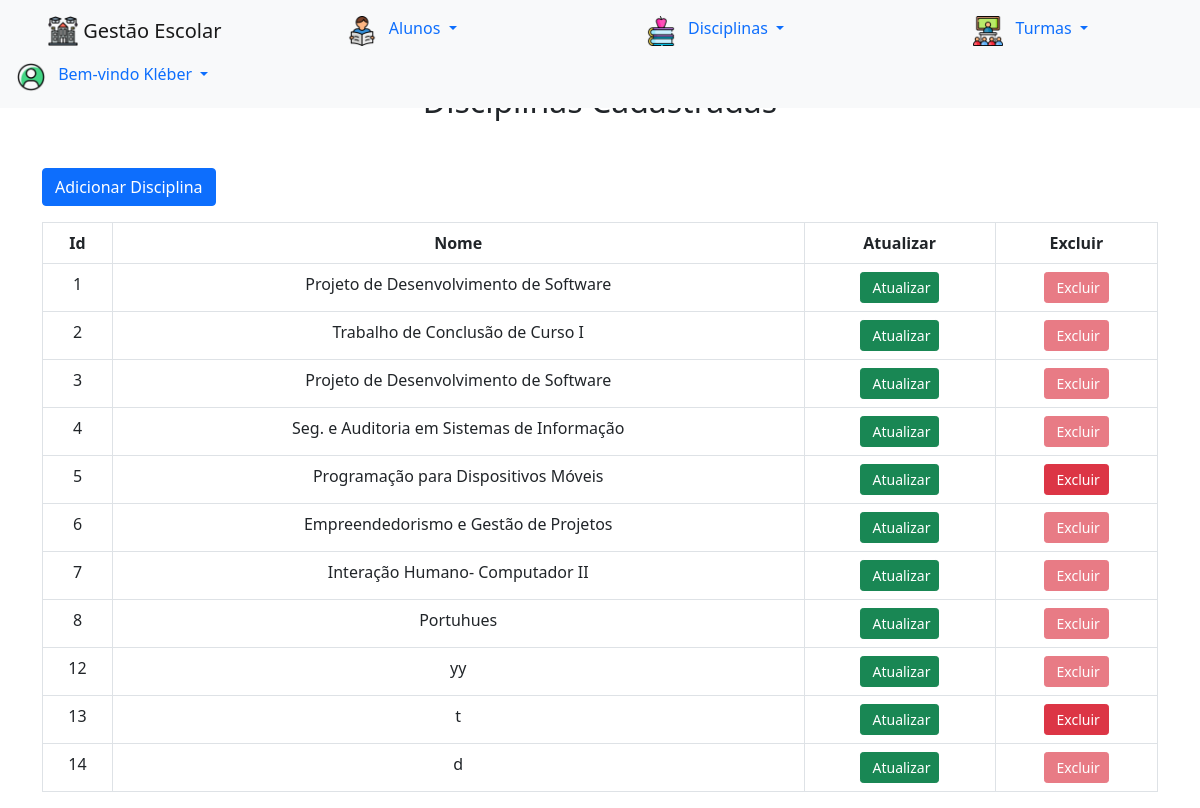
/disciplinas/disciplinas.php (signed in), run on the app's committed database.
### tables this page shows
CREATE TABLE IF NOT EXISTS `disciplinas` (
    `id` int(11) NOT NULL AUTO_INCREMENT,
    `nome` varchar(5000) NOT NULL DEFAULT '0',
    PRIMARY KEY (`id`)
    );

### db/database.php (called while the page is built, shortened)
<?php
function listarDisciplinas(){
    $conexao = conecta_bd();
    $query = $conexao->prepare("select * FROM disciplinas");
    $query->execute();
    $lista = $query->fetchAll(PDO::FETCH_ASSOC);
    return $lista;
}
function verificarDisciplinaRelacionada($id_disciplina) {
    $db = conecta_bd();
    $stmt = $db->prepare('SELECT COUNT(*) FROM turmas_disciplinas WHERE id_disciplina = ?');
    $stmt->bindParam(1, $id_disciplina);
    $stmt->execute();
    $result = $stmt->fetchColumn();
    return $result > 0;
}
?>

### disciplinas/disciplinas.php (the view, shortened to what this page needs)
<?php
require_once('../db/database.php');
?>
<!doctype html>
<html lang="pt-br">
<head>
    <link href="https://cdn.jsdelivr.net/npm/bootstrap@5.0.2/dist/css/bootstrap.min.css" rel="stylesheet">
</head>
<body>
    <?php
        include '../menu.php';
    ?>
    <h2 class="text-center h2 mt-3" style="padding-top: 66px;">Disciplinas Cadastradas</h2>
    <div class="container mt-5">
        <a href="/escola/disciplinas/cadastrar_disciplina.php" class="mt-5">
            <button class="btn btn-primary" type="button">Adicionar Disciplina</button>
        </a>
        <div class="table-responsive  mt-3">
            <table class="table table-bordered" id="dataTable" width="100%" cellspacing="0">
                <thead>
                    <tr>
                        <th class="text-center">Id</th>
                        <th class="text-center">Nome</th>
                        <th class="text-center" data-orderable="false">Atualizar</th>
                        <th class="text-center" data-orderable="false">Excluir</th>
                    </tr>
                </thead>
                <tbody>
                    <?php
                    $disciplinas = listarDisciplinas();
                    foreach($disciplinas as $disciplina):
                        ?>
                        <tr>
                            <td class="text-center"><?= $disciplina['id'] ?></td>
                            <td class="text-center"><?= $disciplina['nome'] ?></td>
                            <td class="text-center">
                                <a title="Atualizar" href="editar_disciplina.php?id=<?=$disciplina; ?>" class="btn btn-sm btn-success"><i class="fas fa-edit">&nbsp;</i>Atualizar</a>
                            </td>
                            <td class="text-center">
                                <?php
                                $disciplinas = listarDisciplinas();
                                $relacionada = verificarDisciplinaRelacionada( $disciplina['id']);
                                $disabled = $relacionada ? 'disabled title="Não é possível excluir essa disciplina, ela está relacionada a uma turma."' : '';
                                ?>
                                <div <?=$disabled;?>>
                                    <button  href="javascript:void(0)" <?=$disabled;?> data-toggle="modal" data-target="#excluir-<?=$disciplina['id'];?>" class="btn btn-sm btn-danger"><i class="fas fa-trash-alt">&nbsp;</i>Excluir</button>
                                </div>
                            </td>
                        </tr>
                    <?php endforeach ?>
                </tbody>
            </table>
        </div>
    </div>
    <script src="https://cdn.jsdelivr.net/npm/bootstrap@4.0.0/dist/js/bootstrap.min.js"></script></body>
</body>
</html>

### menu.php (shortened to what this page needs)
<nav class="navbar navbar-light bg-light  fixed-top">
    <a class="navbar-brand mx-5" href="/escola/home.php">
    <img src="/escola/assets/imagens/universidade.png" width="30" height="30" class="d-inline-block align-top" alt="">
    Gestão Escolar
    </a>
    <ul class="nav nav-pills me-5">
        <li class="nav-item dropdown me-5">
            <a class="nav-link dropdown-toggle" data-bs-toggle="dropdown" href="#" role="button" aria-expanded="false">
                <img src="/escola/assets/imagens/aluno.png" width="30" height="30" class="d-inline-block align-top me-2" alt="">
                Alunos
            </a>
        </li>
    </ul>
    <ul class="nav nav-pills me-5">
        <li class="nav-item dropdown me-5">
            <a class="nav-link dropdown-toggle" data-bs-toggle="dropdown" href="#" role="button" aria-expanded="false">
                <img src="/escola/assets/imagens/disciplina.png" width="30" height="30" class="d-inline-block align-top me-2" alt="">
                Disciplinas
            </a>
        </li>
    </ul>
    <ul class="nav nav-pills me-5">
        <li class="nav-item dropdown me-5">
            <a class="nav-link dropdown-toggle" data-bs-toggle="dropdown" href="#" role="button" aria-expanded="false">
                <img src="/escola/assets/imagens/turma.png" width="30" height="30" class="d-inline-block align-top me-2" alt="">
                Turmas
            </a>
        </li>
    </ul>
    <ul class="nav nav-pills me-5">
        <li class="nav-item dropdown me-5">
            <a class="nav-link dropdown-toggle" data-bs-toggle="dropdown" href="#" role="button" aria-expanded="false">
                <img src="/escola/assets/imagens/perfil.png" width="30" height="30" class="d-inline-block align-top me-2" alt="">
                Bem-vindo <?php echo $_SESSION['usuario'];?>
            </a>
        </li>
    </ul>
</nav>

### data on the page
disciplinas: id "1", nome "Projeto de Desenvolvimento de Software"
disciplinas: id "2", nome "Trabalho de Conclusão de Curso I"
disciplinas: id "3", nome "Projeto de Desenvolvimento de Software"
disciplinas: id "4", nome "Seg. e Auditoria em Sistemas de Informação"
disciplinas: id "5", nome "Programação para Dispositivos Móveis"
disciplinas: id "6", nome "Empreendedorismo e Gestão de Projetos"
disciplinas: id "7", nome "Interação Humano- Computador II"
disciplinas: id "8", nome "Portuhues"
disciplinas: id "12", nome "yy"
disciplinas: id "13", nome "t"
disciplinas: id "14", nome "d"

### other printed values
$_SESSION['usuario'] "Kléber"
